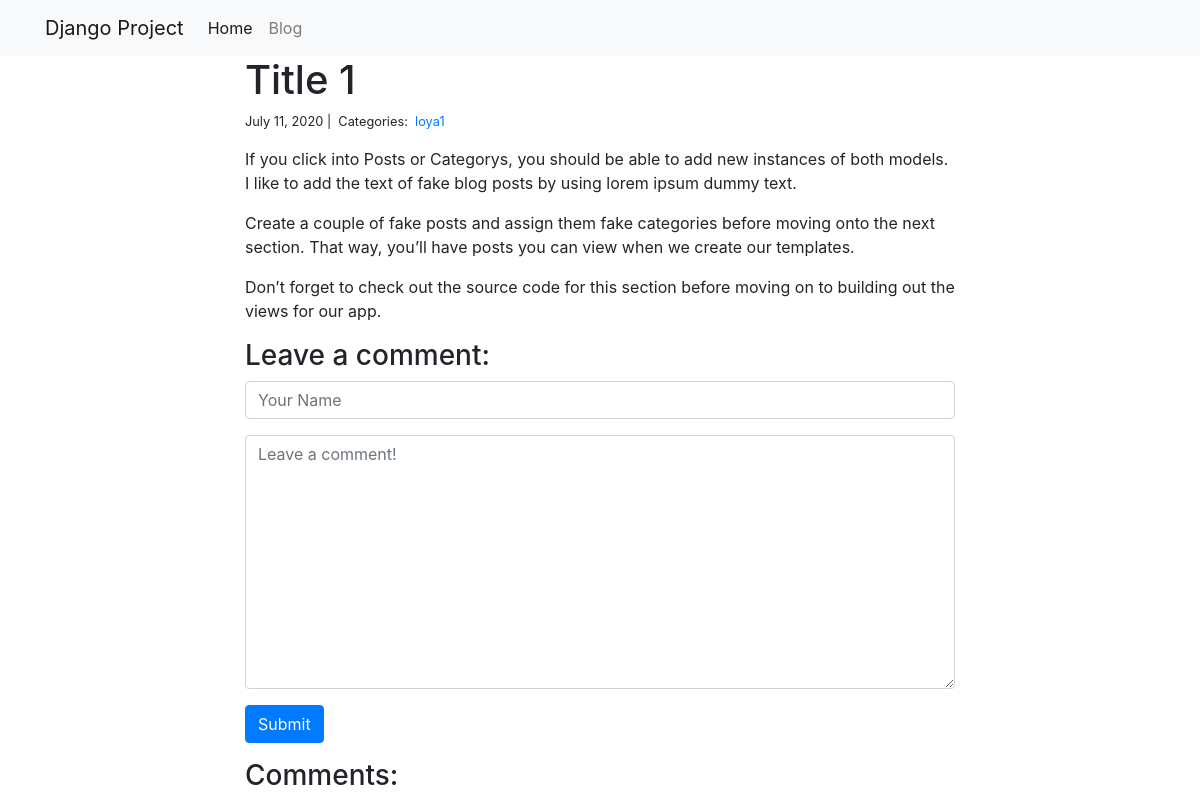
Page /blog/1/ on the committed database.
### blog/models.py (models this page shows)
class Post(models.Model):
    title = models.CharField(max_length=255)
    body = models.TextField()
    created_on = models.DateTimeField(auto_now_add=True)
    last_modified = models.DateTimeField(auto_now=True)
    categories = models.ManyToManyField('Category', related_name='posts')

class Category(models.Model):
    name = models.CharField(max_length=20)

### blog/views.py (the view, shortened to what this page needs)
# urls.py: path("<int:pk>/", views.blog_detail, name="blog_detail"),
def blog_detail(request, pk):
    post = Post.objects.get(pk=pk)
    form = CommentForm()
    comments = Comment.objects.filter(post=post)
    context = {
        "post": post,
        "comments": comments,
        "form": form,
    }
    return render(request, "blog_detail.html", context)

### blog/forms.py
class CommentForm(forms.Form):
    author = forms.CharField(
        max_length=60,
        widget=forms.TextInput(attrs={
            "class": "form-control",
            "placeholder": "Your Name"
        })
    )
    body = forms.CharField(widget=forms.Textarea(
        attrs={
            "class": "form-control",
            "placeholder": "Leave a comment!"
        })
    )

### projectfolder/templates/blog_detail.html (shortened to what this page needs)
{% extends "base.html" %}
{% block page_content %}
<div class="col-md-8 offset-md-2">
    <h1>{{ post.title }}</h1>
    <small>
        {{ post.created_on.date }} |&nbsp;
        Categories:&nbsp;
        {% for category in post.categories.all %}
        <a href="{% url 'blog_category' category.name %}">
            {{ category.name }}
        </a>&nbsp;
        {% endfor %}
    </small>
    <p>{{ post.body | linebreaks }}</p>
    <h3>Leave a comment:</h3>
    <form action="/blog/{{ post.pk }}/" method="post">
        <div class="form-group">
            {{ form.author }}
        </div>
        <div class="form-group">
            {{ form.body }}
        </div>
        <button type="submit" class="btn btn-primary">Submit</button>
    </form>
    <h3>Comments:</h3>
</div>
{% endblock %}

### rows in the picture
Post: title "Title 1", created_on "July 11, 2020", body "If you click into Posts or Categorys, you should be able to add new instances of both models. I like to add the text of fake blog posts by using lorem ipsum dummy text. Create a couple of fake posts and assign them fake categories before moving onto the next section. That way, you’ll have posts you can view when we create our templates. Don’t forget to check out the source code for this section before moving on to building out the views for our app."
Category: name "loya1"
